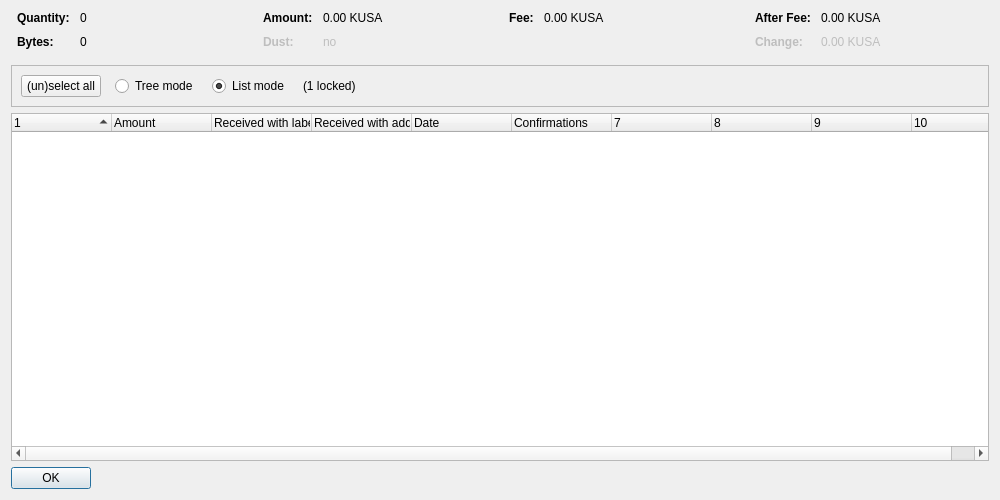
<?xml version="1.0" encoding="UTF-8"?>
<ui version="4.0">
 <class>CoinControlDialog</class>
 <widget class="QDialog" name="CoinControlDialog">
  <property name="geometry">
   <rect>
    <x>0</x>
    <y>0</y>
    <width>1000</width>
    <height>500</height>
   </rect>
  </property>
  <property name="windowTitle">
   <string>Coin Selection</string>
  </property>
  <layout class="QVBoxLayout" name="verticalLayout">
   <item>
    <layout class="QHBoxLayout" name="horizontalLayoutTop" stretch="0,0,0,0">
     <property name="topMargin">
      <number>0</number>
     </property>
     <property name="bottomMargin">
      <number>10</number>
     </property>
     <item>
      <layout class="QFormLayout" name="formLayoutCoinControl1">
       <property name="horizontalSpacing">
        <number>10</number>
       </property>
       <property name="verticalSpacing">
        <number>10</number>
       </property>
       <property name="leftMargin">
        <number>6</number>
       </property>
       <property name="rightMargin">
        <number>6</number>
       </property>
       <item row="0" column="0">
        <widget class="QLabel" name="labelCoinControlQuantityText">
         <property name="font">
          <font>
           <weight>75</weight>
           <bold>true</bold>
          </font>
         </property>
         <property name="text">
          <string>Quantity:</string>
         </property>
        </widget>
       </item>
       <item row="0" column="1">
        <widget class="QLabel" name="labelCoinControlQuantity">
         <property name="cursor">
          <cursorShape>IBeamCursor</cursorShape>
         </property>
         <property name="contextMenuPolicy">
          <enum>Qt::ActionsContextMenu</enum>
         </property>
         <property name="text">
          <string notr="true">0</string>
         </property>
         <property name="textInteractionFlags">
          <set>Qt::LinksAccessibleByMouse|Qt::TextSelectableByKeyboard|Qt::TextSelectableByMouse</set>
         </property>
        </widget>
       </item>
       <item row="1" column="0">
        <widget class="QLabel" name="labelCoinControlBytesText">
         <property name="font">
          <font>
           <weight>75</weight>
           <bold>true</bold>
          </font>
         </property>
         <property name="text">
          <string>Bytes:</string>
         </property>
        </widget>
       </item>
       <item row="1" column="1">
        <widget class="QLabel" name="labelCoinControlBytes">
         <property name="cursor">
          <cursorShape>IBeamCursor</cursorShape>
         </property>
         <property name="contextMenuPolicy">
          <enum>Qt::ActionsContextMenu</enum>
         </property>
         <property name="text">
          <string notr="true">0</string>
         </property>
         <property name="textInteractionFlags">
          <set>Qt::LinksAccessibleByMouse|Qt::TextSelectableByKeyboard|Qt::TextSelectableByMouse</set>
         </property>
        </widget>
       </item>
      </layout>
     </item>
     <item>
      <layout class="QFormLayout" name="formLayoutCoinControl2">
       <property name="horizontalSpacing">
        <number>10</number>
       </property>
       <property name="verticalSpacing">
        <number>10</number>
       </property>
       <property name="leftMargin">
        <number>6</number>
       </property>
       <property name="rightMargin">
        <number>6</number>
       </property>
       <item row="0" column="0">
        <widget class="QLabel" name="labelCoinControlAmountText">
         <property name="font">
          <font>
           <weight>75</weight>
           <bold>true</bold>
          </font>
         </property>
         <property name="text">
          <string>Amount:</string>
         </property>
        </widget>
       </item>
       <item row="0" column="1">
        <widget class="QLabel" name="labelCoinControlAmount">
         <property name="cursor">
          <cursorShape>IBeamCursor</cursorShape>
         </property>
         <property name="contextMenuPolicy">
          <enum>Qt::ActionsContextMenu</enum>
         </property>
         <property name="text">
          <string notr="true">0.00 KUSA</string>
         </property>
         <property name="textInteractionFlags">
          <set>Qt::LinksAccessibleByMouse|Qt::TextSelectableByKeyboard|Qt::TextSelectableByMouse</set>
         </property>
        </widget>
       </item>
       <item row="1" column="0">
        <widget class="QLabel" name="labelCoinControlLowOutputText">
         <property name="enabled">
          <bool>false</bool>
         </property>
         <property name="font">
          <font>
           <weight>75</weight>
           <bold>true</bold>
          </font>
         </property>
         <property name="text">
          <string>Dust:</string>
         </property>
        </widget>
       </item>
       <item row="1" column="1">
        <widget class="QLabel" name="labelCoinControlLowOutput">
         <property name="enabled">
          <bool>false</bool>
         </property>
         <property name="cursor">
          <cursorShape>IBeamCursor</cursorShape>
         </property>
         <property name="contextMenuPolicy">
          <enum>Qt::ActionsContextMenu</enum>
         </property>
         <property name="text">
          <string notr="true">no</string>
         </property>
         <property name="textInteractionFlags">
          <set>Qt::LinksAccessibleByMouse|Qt::TextSelectableByKeyboard|Qt::TextSelectableByMouse</set>
         </property>
        </widget>
       </item>
      </layout>
     </item>
     <item>
      <layout class="QFormLayout" name="formLayoutCoinControl3">
       <property name="horizontalSpacing">
        <number>10</number>
       </property>
       <property name="verticalSpacing">
        <number>10</number>
       </property>
       <property name="leftMargin">
        <number>6</number>
       </property>
       <property name="rightMargin">
        <number>6</number>
       </property>
       <item row="0" column="0">
        <widget class="QLabel" name="labelCoinControlFeeText">
         <property name="font">
          <font>
           <weight>75</weight>
           <bold>true</bold>
          </font>
         </property>
         <property name="text">
          <string>Fee:</string>
         </property>
        </widget>
       </item>
       <item row="0" column="1">
        <widget class="QLabel" name="labelCoinControlFee">
         <property name="cursor">
          <cursorShape>IBeamCursor</cursorShape>
         </property>
         <property name="contextMenuPolicy">
          <enum>Qt::ActionsContextMenu</enum>
         </property>
         <property name="text">
          <string notr="true">0.00 KUSA</string>
         </property>
         <property name="textInteractionFlags">
          <set>Qt::LinksAccessibleByMouse|Qt::TextSelectableByKeyboard|Qt::TextSelectableByMouse</set>
         </property>
        </widget>
       </item>
      </layout>
     </item>
     <item>
      <layout class="QFormLayout" name="formLayoutCoinControl4">
       <property name="horizontalSpacing">
        <number>10</number>
       </property>
       <property name="verticalSpacing">
        <number>10</number>
       </property>
       <property name="leftMargin">
        <number>6</number>
       </property>
       <property name="rightMargin">
        <number>6</number>
       </property>
       <item row="0" column="0">
        <widget class="QLabel" name="labelCoinControlAfterFeeText">
         <property name="font">
          <font>
           <weight>75</weight>
           <bold>true</bold>
          </font>
         </property>
         <property name="text">
          <string>After Fee:</string>
         </property>
        </widget>
       </item>
       <item row="0" column="1">
        <widget class="QLabel" name="labelCoinControlAfterFee">
         <property name="cursor">
          <cursorShape>IBeamCursor</cursorShape>
         </property>
         <property name="contextMenuPolicy">
          <enum>Qt::ActionsContextMenu</enum>
         </property>
         <property name="text">
          <string notr="true">0.00 KUSA</string>
         </property>
         <property name="textInteractionFlags">
          <set>Qt::LinksAccessibleByMouse|Qt::TextSelectableByKeyboard|Qt::TextSelectableByMouse</set>
         </property>
        </widget>
       </item>
       <item row="1" column="0">
        <widget class="QLabel" name="labelCoinControlChangeText">
         <property name="enabled">
          <bool>false</bool>
         </property>
         <property name="font">
          <font>
           <weight>75</weight>
           <bold>true</bold>
          </font>
         </property>
         <property name="text">
          <string>Change:</string>
         </property>
        </widget>
       </item>
       <item row="1" column="1">
        <widget class="QLabel" name="labelCoinControlChange">
         <property name="enabled">
          <bool>false</bool>
         </property>
         <property name="cursor">
          <cursorShape>IBeamCursor</cursorShape>
         </property>
         <property name="contextMenuPolicy">
          <enum>Qt::ActionsContextMenu</enum>
         </property>
         <property name="text">
          <string notr="true">0.00 KUSA</string>
         </property>
         <property name="textInteractionFlags">
          <set>Qt::LinksAccessibleByMouse|Qt::TextSelectableByKeyboard|Qt::TextSelectableByMouse</set>
         </property>
        </widget>
       </item>
      </layout>
     </item>
    </layout>
   </item>
   <item>
    <widget class="QFrame" name="frame">
     <property name="minimumSize">
      <size>
       <width>0</width>
       <height>40</height>
      </size>
     </property>
     <property name="frameShape">
      <enum>QFrame::StyledPanel</enum>
     </property>
     <property name="frameShadow">
      <enum>QFrame::Sunken</enum>
     </property>
     <layout class="QHBoxLayout" name="horizontalLayout">
      <item>
       <layout class="QHBoxLayout" name="horizontalLayoutPanel" stretch="0,0,0,0,0">
        <property name="spacing">
         <number>14</number>
        </property>
        <item>
         <widget class="QPushButton" name="pushButtonSelectAll">
          <property name="sizePolicy">
           <sizepolicy hsizetype="Maximum" vsizetype="Fixed">
            <horstretch>0</horstretch>
            <verstretch>0</verstretch>
           </sizepolicy>
          </property>
          <property name="text">
           <string>(un)select all</string>
          </property>
          <property name="autoDefault">
           <bool>false</bool>
          </property>
         </widget>
        </item>
        <item>
         <widget class="QRadioButton" name="radioTreeMode">
          <property name="sizePolicy">
           <sizepolicy hsizetype="Maximum" vsizetype="Fixed">
            <horstretch>0</horstretch>
            <verstretch>0</verstretch>
           </sizepolicy>
          </property>
          <property name="text">
           <string>Tree mode</string>
          </property>
         </widget>
        </item>
        <item>
         <widget class="QRadioButton" name="radioListMode">
          <property name="sizePolicy">
           <sizepolicy hsizetype="Maximum" vsizetype="Fixed">
            <horstretch>0</horstretch>
            <verstretch>0</verstretch>
           </sizepolicy>
          </property>
          <property name="text">
           <string>List mode</string>
          </property>
          <property name="checked">
           <bool>true</bool>
          </property>
         </widget>
        </item>
        <item>
         <widget class="QLabel" name="labelLocked">
          <property name="text">
           <string notr="true">(1 locked)</string>
          </property>
         </widget>
        </item>
        <item>
         <spacer name="horizontalSpacer">
          <property name="orientation">
           <enum>Qt::Horizontal</enum>
          </property>
          <property name="sizeHint" stdset="0">
           <size>
            <width>40</width>
            <height>20</height>
           </size>
          </property>
         </spacer>
        </item>
       </layout>
      </item>
     </layout>
    </widget>
   </item>
   <item>
    <widget class="CoinControlTreeWidget" name="treeWidget">
     <property name="contextMenuPolicy">
      <enum>Qt::CustomContextMenu</enum>
     </property>
     <property name="sortingEnabled">
      <bool>false</bool>
     </property>
     <property name="columnCount">
      <number>10</number>
     </property>
     <attribute name="headerShowSortIndicator" stdset="0">
      <bool>true</bool>
     </attribute>
     <attribute name="headerStretchLastSection">
      <bool>false</bool>
     </attribute>
     <column>
      <property name="text">
       <string/>
      </property>
     </column>
     <column>
      <property name="text">
       <string>Amount</string>
      </property>
     </column>
     <column>
      <property name="text">
       <string>Received with label</string>
      </property>
     </column>
     <column>
      <property name="text">
       <string>Received with address</string>
      </property>
     </column>
     <column>
      <property name="text">
       <string>Date</string>
      </property>
     </column>
     <column>
      <property name="text">
       <string>Confirmations</string>
      </property>
      <property name="toolTip">
       <string>Confirmed</string>
      </property>
     </column>
     <column>
      <property name="text">
       <string/>
      </property>
     </column>
     <column>
      <property name="text">
       <string/>
      </property>
     </column>
     <column>
      <property name="text">
       <string/>
      </property>
     </column>
     <column>
      <property name="text">
       <string/>
      </property>
     </column>
    </widget>
   </item>
   <item>
    <widget class="QDialogButtonBox" name="buttonBox">
     <property name="sizePolicy">
      <sizepolicy hsizetype="Maximum" vsizetype="Fixed">
       <horstretch>0</horstretch>
       <verstretch>0</verstretch>
      </sizepolicy>
     </property>
     <property name="orientation">
      <enum>Qt::Horizontal</enum>
     </property>
     <property name="standardButtons">
      <set>QDialogButtonBox::Ok</set>
     </property>
    </widget>
   </item>
  </layout>
 </widget>
 <customwidgets>
  <customwidget>
   <class>CoinControlTreeWidget</class>
   <extends>QTreeWidget</extends>
   <header>qt/coincontroltreewidget.h</header>
  </customwidget>
 </customwidgets>
 <resources/>
 <connections/>
</ui>
